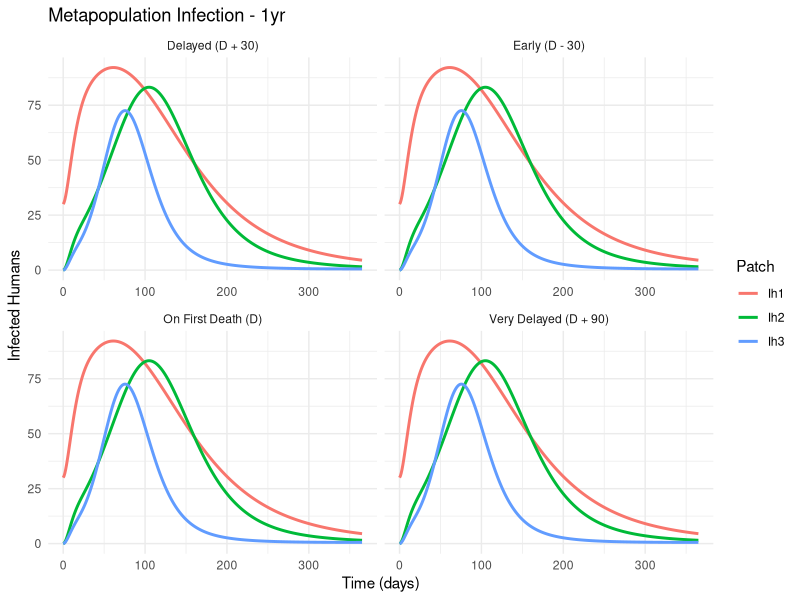
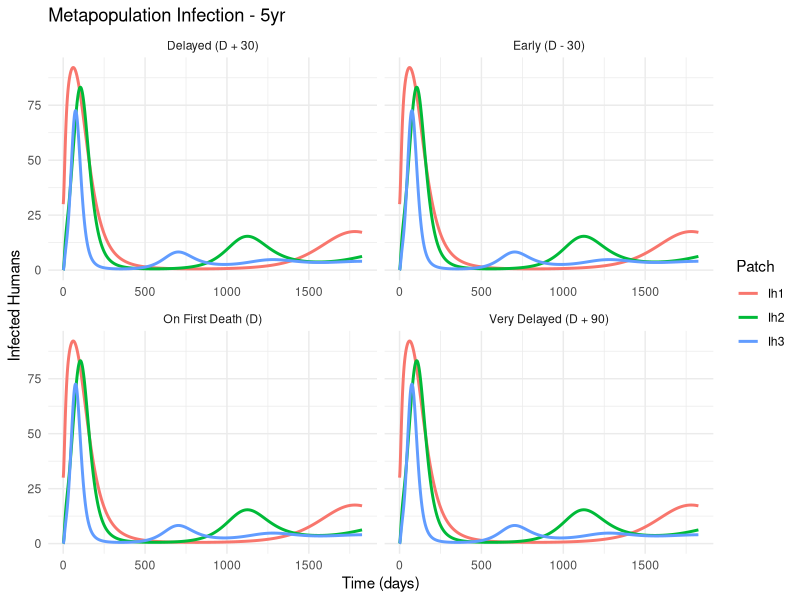
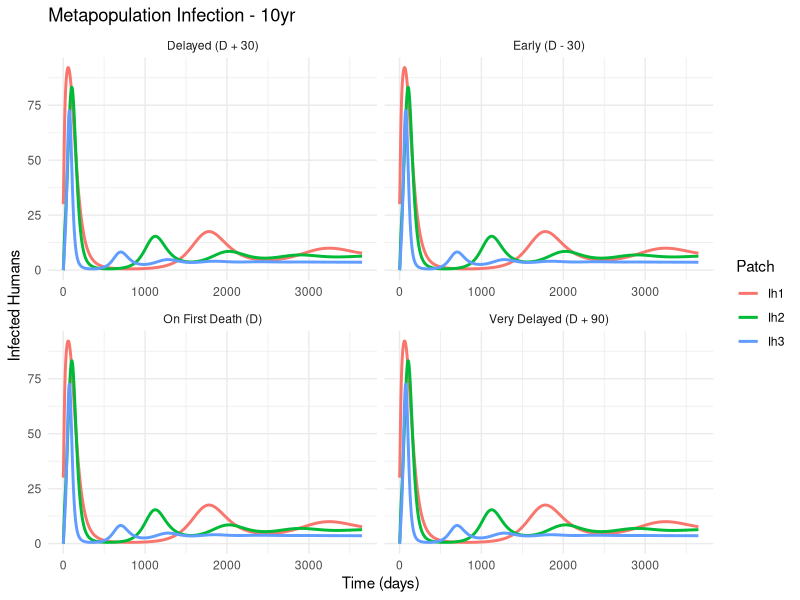

Reproduce these figures in R, in order.
library(deSolve)
library(ggplot2)
library(dplyr)
library(tidyr)

# ------------------------------------------
# Metapopulation SEIR-SEI Model with Insecticide
# ------------------------------------------

metapop_insecticide_model <- function(t, state, parameters) {
  with(as.list(c(state, parameters)), {
    np <- length(patches)
    
    Sh <- state[patch_indices("Sh")]
    Eh <- state[patch_indices("Eh")]
    Ih <- state[patch_indices("Ih")]
    Rh <- state[patch_indices("Rh")]
    Sv <- state[patch_indices("Sv")]
    Ev <- state[patch_indices("Ev")]
    Iv <- state[patch_indices("Iv")]
    Dh <- state[patch_indices("Dh")]
    
    Nh <- Sh + Eh + Ih + Rh
    Nv <- Sv + Ev + Iv
    
    lambda_h <- f_h * alpha * p_h * Iv / Nh
    lambda_v <- f_h * alpha * p_v * Ih / Nh
    
    logistic_birth <- b_v * Nv * (1 - Nv / K_v)
    
    dSh <- b_h * Nh - lambda_h * Sh + omega * Rh - mu_h * Sh + inflow(Sh, M) - outflow(Sh, M)
    dEh <- lambda_h * Sh - sigma_h * Eh - mu_h * Eh + inflow(Eh, M) - outflow(Eh, M)
    dIh <- sigma_h * Eh - gamma * Ih - (mu_h + d) * Ih + inflow(Ih, M) - outflow(Ih, M)
    dRh <- gamma * Ih - omega * Rh - mu_h * Rh + inflow(Rh, M) - outflow(Rh, M)
    dDh <- d * Ih
    
    dSv <- logistic_birth - lambda_v * Sv - (mu_v + delta_v) * Sv + inflow(Sv, Mv) - outflow(Sv, Mv)
    dEv <- lambda_v * Sv - sigma_v * Ev - (mu_v + delta_v) * Ev + inflow(Ev, Mv) - outflow(Ev, Mv)
    dIv <- sigma_v * Ev - (mu_v + delta_v) * Iv + inflow(Iv, Mv) - outflow(Iv, Mv)
    
    return(list(c(dSh, dEh, dIh, dRh, dSv, dEv, dIv, dDh)))
  })
}

patch_indices <- function(var) {
  start <- match(var, c("Sh", "Eh", "Ih", "Rh", "Sv", "Ev", "Iv", "Dh"))
  return(((start - 1) * np + 1):(start * np))
}

inflow <- function(vec, M) as.vector(t(M) %*% vec)
outflow <- function(vec, M) as.vector(M %*% vec)

np <- 3
patches <- 1:np
M <- matrix(c(
  0.9, 0.05, 0.05,
  0.05, 0.9, 0.05,
  0.05, 0.05, 0.90
), nrow = np, byrow = TRUE)
Mv <- M

base_parameters <- list(
  b_h = 1.1e-5, b_v = 0.25,
  f_h = 0.6, alpha = 0.8,
  p_h = 0.2, p_v = 0.5,
  sigma_h = 1/10, sigma_v = 1/15,
  gamma = 1/20, omega = 0.0009,
  mu_h = 1.1e-5, mu_v = 0.1,
  d = 0.003, delta_v = 0.05,
  K_v = 5000, t_intv = Inf,
  np = np, patches = patches,
  M = M, Mv = Mv
)

init <- rep(0, 8 * np)
names(init) <- c(paste0("Sh", 1:np), paste0("Eh", 1:np), paste0("Ih", 1:np),
                 paste0("Rh", 1:np), paste0("Sv", 1:np), paste0("Ev", 1:np),
                 paste0("Iv", 1:np), paste0("Dh", 1:np))

init[c("Sh1", "Eh1", "Ih1", "Rh1", "Sv1", "Ev1", "Iv1")] <- c(1000, 20, 30, 0, 6000, 150, 100)
init[c("Sh2", "Eh2", "Ih2", "Rh2", "Sv2", "Ev2", "Iv2")] <- c(600, 0, 0, 0, 4000, 80, 40)
init[c("Sh3", "Eh3", "Ih3", "Rh3", "Sv3", "Ev3", "Iv3")] <- c(300, 0, 0, 0, 2000, 50, 25)
init[paste0("Dh", 1:np)] <- 0

# Simulation Loop
all_runs <- list()
time_horizons <- list("1yr" = 365, "5yr" = 1825, "10yr" = 3650)

for (label in names(time_horizons)) {
  maxtime <- time_horizons[[label]]
  times <- seq(0, maxtime, 1)
  para <- base_parameters
  para$t_intv <- Inf
  
  baseline <- ode(y = init, times = times, func = metapop_insecticide_model, parms = para, method = "ode45")
  baseline_df <- as.data.frame(baseline)
  first_death_day <- which(baseline_df$Dh1 >= 1)[1] - 1
  if (is.na(first_death_day)) next
  
  timings <- list(
    "Early (D - 30)" = max(0, first_death_day - 30),
    "On First Death (D)" = first_death_day,
    "Delayed (D + 30)" = first_death_day + 30,
    "Very Delayed (D + 90)" = first_death_day + 90
  )
  
  scenarios <- lapply(names(timings), function(name) {
    para$t_intv <- timings[[name]]
    sim <- ode(y = init, times = times, func = metapop_insecticide_model, parms = para, method = "ode45")
    df <- as.data.frame(sim)
    df$scenario <- name
    df$time_horizon <- label
    return(df)
  })
  
  all_runs[[label]] <- do.call(rbind, scenarios)
}

meta_df <- do.call(rbind, all_runs)

# Plot Results
meta_long <- meta_df %>%
  select(time, scenario, time_horizon, Ih1, Ih2, Ih3) %>%
  pivot_longer(cols = starts_with("Ih"), names_to = "Patch", values_to = "Infected") %>%
  mutate(Patch = factor(Patch, levels = c("Ih1", "Ih2", "Ih3")))

for (h in unique(meta_long$time_horizon)) {
  df <- meta_long %>% filter(time_horizon == h)
  p <- ggplot(df, aes(x = time, y = Infected, color = Patch)) +
    geom_line(size = 1) +
    facet_wrap(~ scenario, scales = "free_x") +
    labs(title = paste("Metapopulation Infection -", h),
         x = "Time (days)", y = "Infected Humans") +
    theme_minimal()
  print(p)
}

# Summary Statistics
summary_stats <- meta_df %>%
  group_by(scenario, time_horizon) %>%
  summarise(
    total_deaths_patch1 = round(max(Dh1)),
    total_deaths_patch2 = round(max(Dh2)),
    total_deaths_patch3 = round(max(Dh3)),
    
    peak_Ih_patch1 = round(max(Ih1)),
    peak_Ih_patch2 = round(max(Ih2)),
    peak_Ih_patch3 = round(max(Ih3)),
    
    peak_day_patch1 = time[which.max(Ih1)],
    peak_day_patch2 = time[which.max(Ih2)],
    peak_day_patch3 = time[which.max(Ih3)],
    
    first_death_patch1 = min(time[which(Dh1 >= 1)]),
    first_death_patch2 = min(time[which(Dh2 >= 1)]),
    first_death_patch3 = min(time[which(Dh3 >= 1)]),
    
    .groups = "drop"
  )

print(summary_stats)
